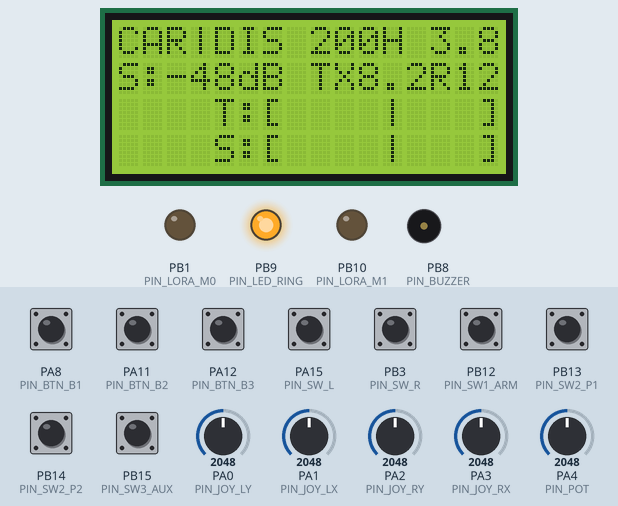
The sketch below on a simulated STM32 Blue Pill. Shown: 16×4 character LCD, output pins drawn as LEDs (lit = HIGH), buzzer (waves = sounding, pin HIGH). The inputs (shaded band) are chosen by the test bench; at power-on: PA8 (PIN_BTN_B1), PA11 (PIN_BTN_B2), PA12 (PIN_BTN_B3), PA15 (PIN_SW_L), PB3 (PIN_SW_R), PB12 (PIN_SW1_ARM), PB13 (PIN_SW2_P1), PB14 (PIN_SW2_P2), PB15 (PIN_SW3_AUX) HIGH, PA0 (PIN_JOY_LY) = 2048, PA1 (PIN_JOY_LX) = 2048, PA2 (PIN_JOY_RY) = 2048, PA3 (PIN_JOY_RX) = 2048, PA4 (PIN_POT) = 2048. The modem accepts every AT command (registered, SIM ready, sends succeed) and sends nothing else.

Above: at 1.9 s.
2.0 s: PA8 (PIN_BTN_B1) pulled LOW for 0.15 s
At 3.5 s:
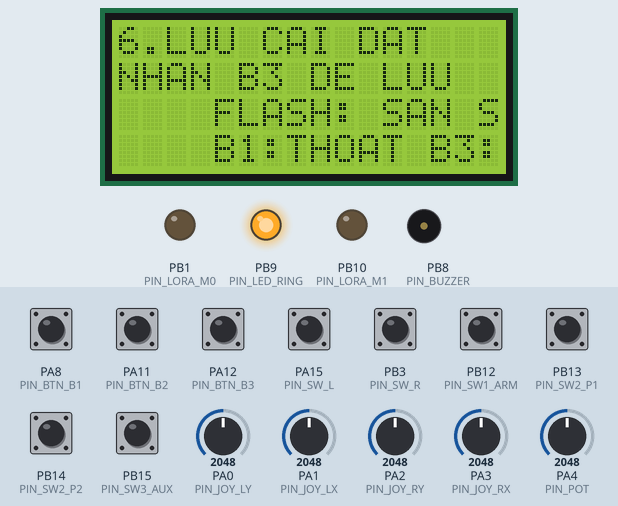
3.8 s: PA11 (PIN_BTN_B2) pulled LOW for 1 s
At 5.6 s:
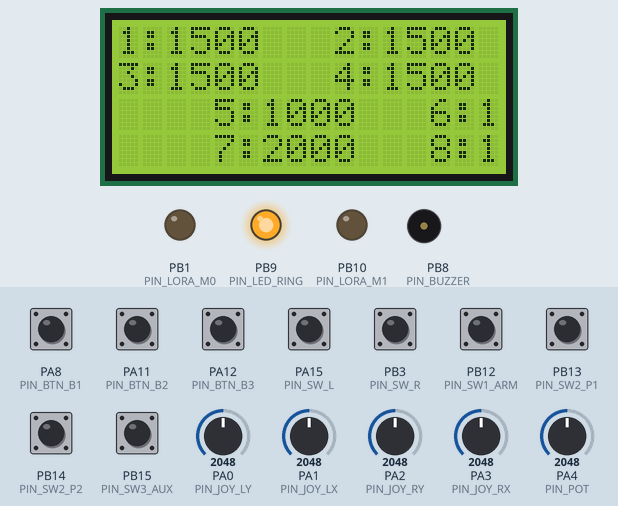
6.3 s: PA11 (PIN_BTN_B2) pulled LOW for 0.15 s
At 7.8 s:
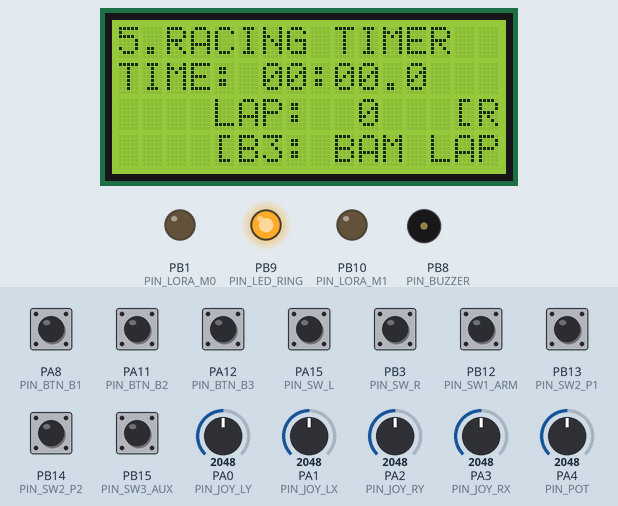
8.1 s: PA12 (PIN_BTN_B3) pulled LOW for 1 s
At 9.12 s:
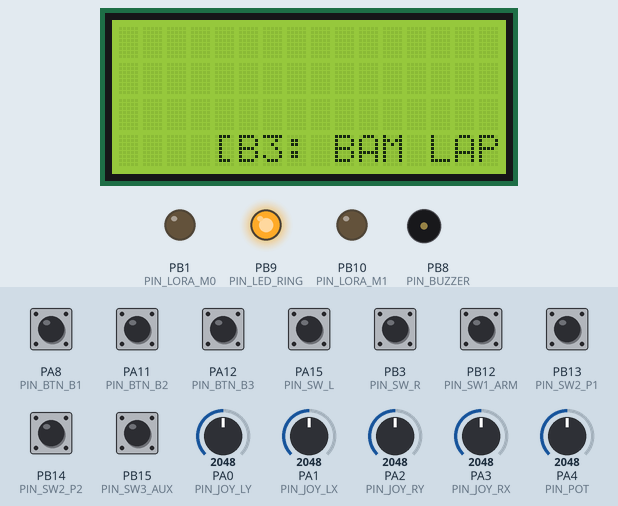
10.6 s: PA8 (PIN_BTN_B1) pulled LOW for 1 s
At 11.75 s:
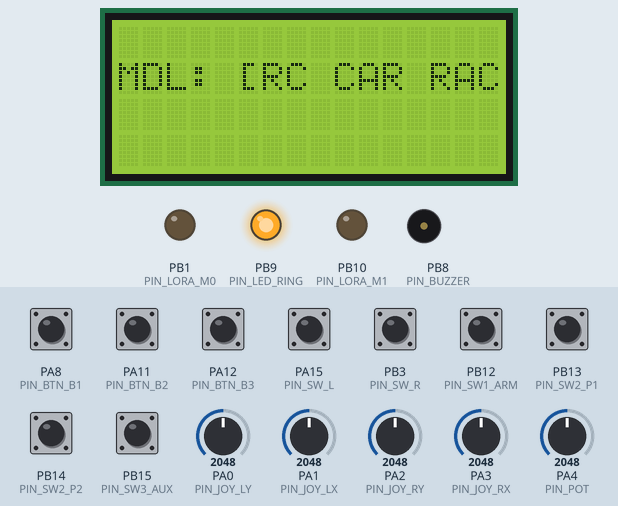
13.3 s: PA0 (PIN_JOY_LY) set to 1490
At 13.9 s:
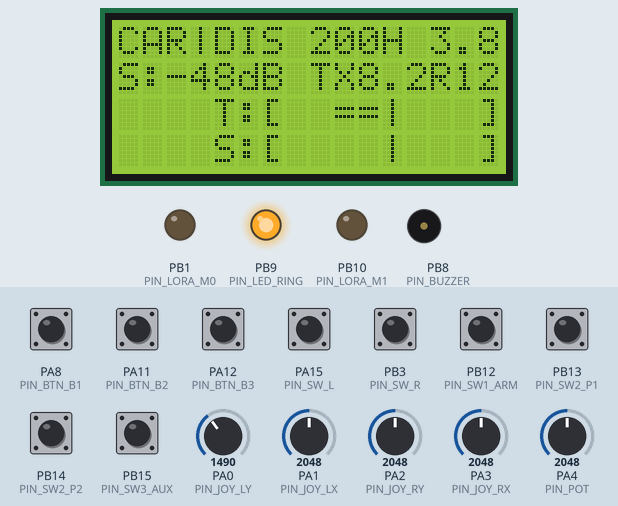
Timing chart, 0 to 15.8 s (numbered marks = the images above; inputs shaded):
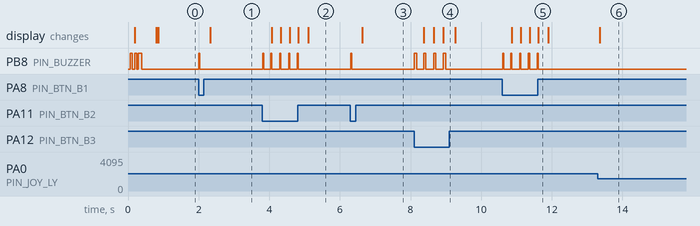

Measured:
- after the input at 2.0 s, PB8 (PIN_BUZZER): LOW → HIGH at once, → LOW 0.03 s later; the display: changes after 0.33 s (image 1)
- after the input at 3.8 s, PB8 (PIN_BUZZER): alternates HIGH for 0.03 s and LOW for 0.22 s, 10 changes in all, then stays LOW, starting at once; the display: first changes after 0.28 s (image 2 shows a later state)
- after the input at 6.3 s, PB8 (PIN_BUZZER): LOW → HIGH at once, → LOW 0.03 s later; the display: changes after 0.33 s (image 3)
- after the input at 8.1 s, PB8 (PIN_BUZZER): alternates HIGH for 0.06 s and LOW for 0.22 s, 8 changes in all, then stays LOW, starting at once; the display: first changes after 0.27 s (image 4 shows a later state)
- after the input at 10.6 s, PB8 (PIN_BUZZER): alternates HIGH for 0.03 s and LOW for 0.22 s, 10 changes in all, then stays LOW, starting at once; the display: first changes after 0.27 s (image 5 shows a later state)
- after the input at 13.3 s, the display: changes after 0.05 s (image 6)

The sketch:

TayCam_Transmitter_STM32_PRO.ino
```cpp
/*
 * ======================================================================================
 * DỰ ÁN TAY ĐIỀU KHIỂN RC "FLAGSHIP TOÀN DIỆN" (EDGETX & FLYSKY NOBLE NB4 PRO ARCHITECTURE)
 * ======================================================================================
 * HỘI TỤ TẤT CẢ CÁC TÍNH NĂNG ĐẲNG CẤP TỪ CÁC HÃNG LỚN (RADIOMASTER, FLYSKY, FUTABA, SANWA):
 *   1. [FLYSKY NOBLE NB4] HỆ THỐNG PHANH ABS ĐIỆN TỬ (ANTI-LOCK BRAKE SYSTEM) NHẤP NHẢ 12Hz
 *   2. [EDGETX / OPENTX]  BỘ QUẢN LÝ GARA 6 MÔ HÌNH (MODEL PROFILES) LƯU TRONG FLASH EEPROM
 *   3. [FUTABA & SANWA]   CHẾ ĐỘ ĐUA SUR/SXR PHẢN HỒI SIÊU TỐC 200Hz ZERO-LAG (~3.8ms)
 *   4. [EDGETX WIDGETS]   BỘ ĐO ĐỒ THỊ 8 KÊNH (8-CHANNEL MONITOR) & TOÁN HỌC EXPO S-CURVE
 *   5. [PRO RACING]       ĐỒNG HỒ ĐO VÒNG ĐUA LAP TIMER & CÂN BẰNG DRIFT GYRO ASSIST
 * ======================================================================================
 * Phần cứng: STM32F103C8T6 (72MHz ARM 32-bit), LoRa E22 (115200 Baud), LCD 1604A / OLED Fast I2C
 * ======================================================================================
 */

#include <Arduino.h>
#include <Wire.h>
#include <LiquidCrystal_I2C.h>
#include <EEPROM.h>

// --- PINOUT STM32 BLUEPILL ---
#define PIN_JOY_LY      PA0   // PS2 Trái Y: Ga (Drone Throttle / Car Throttle)
#define PIN_JOY_LX      PA1   // PS2 Trái X: Hướng quay (Yaw / Turn Car)
#define PIN_JOY_RY      PA2   // PS2 Phải Y: Tiến/Lùi (Pitch)
#define PIN_JOY_RX      PA3   // PS2 Phải X: Bẻ lái (Roll / Car Steering)
#define PIN_POT         PA4   // Triết áp B10K: Hover Bias / Speed Limiter
#define PIN_BAT_SENSE   PA5   // Cầu trở đo Pin 2S (10k/10k)

#define PIN_LORA_AUX    PB0   // E22 AUX
#define PIN_LORA_M0     PB1   // E22 M0
#define PIN_LORA_M1     PB10  // E22 M1

#define PIN_SW1_ARM     PB12  // SW1: ARM / DISARM
#define PIN_SW2_P1      PB13  // SW2 Nấc 1 (Angle / Crawler)
#define PIN_SW2_P2      PB14  // SW2 Nấc 3 (Acro / Sport)
#define PIN_SW3_AUX     PB15  // SW3: RTH / Lap Timer / Khóa vi sai

#define PIN_BTN_B1      PA8   // Nút B1: Menu / Tab Trước
#define PIN_BTN_B2      PA11  // Nút B2: Tab Tiếp / Chọn
#define PIN_BTN_B3      PA12  // Nút B3: Thực thi nhanh / Đổi giá trị
#define PIN_SW_L        PA15  // Nhấn trục cần PS2 trái (Còi / Beeper)
#define PIN_SW_R        PB3   // Nhấn trục cần PS2 phải (Đèn pha / AUX2)

#define PIN_BUZZER      PB8   // Còi Buzzer 12mm Active
#define PIN_LED_RING    PB9   // Đèn LED vòng nút nguồn

// Định danh Model
#define MODEL_ID_DRONE  0x51  // 'Q'
#define MODEL_ID_CAR    0x43  // 'C'

// Chuẩn truyền
#define PROTOCOL_CRSF   0     // 420,000 baud
#define PROTOCOL_SBUS   1     // 100,000 baud
#define PWM_RATE_333HZ  0     // Digital 3ms
#define PWM_RATE_50HZ   1     // Analog 20ms

// Cấu trúc gói tin vô tuyến 17 bytes chuẩn viễn thông
struct __attribute__((packed)) RadioPacket {
  uint8_t  header[2];    // 0xAA, 0x55
  uint8_t  model_id;     // 0x51 hoặc 0x43
  uint8_t  seq_num;      // Số thứ tự gói
  uint16_t ch1_roll_str; // 1000 - 2000 us (Roll / Steering)
  uint16_t ch2_pitch;    // 1000 - 2000 us (Pitch / Gear)
  uint16_t ch3_throttle; // 1000 - 2000 us (Ga)
  uint16_t ch4_yaw;      // 1000 - 2000 us (Yaw)
  uint8_t  sw_flags;     // Bit 0: ARM, Bit 1-2: Mode, Bit 3: AUX, Bit 4: SW_L, Bit 5: SW_R, Bit 6: CRSF, Bit 7: FastPWM
  uint8_t  knob_pot;     // 0 - 100 %
  uint16_t crc16;        // CRC16-CCITT
};

RadioPacket txPacket;

// Dữ liệu phản hồi Telemetry từ Mạch Thu
struct __attribute__((packed)) TelemetryPacket {
  uint8_t  header[2];    // 0x55, 0xAA
  uint16_t vBatRx_mv;    // mV
  int8_t   rssi_dbm;     // dBm
  uint8_t  packet_loss;  // %
  uint16_t crc16;
};

TelemetryPacket rxTelem;

// Cấu trúc Profile 1 Model trong Garage (EdgeTX Model Slot)
struct ModelProfile {
  char    name[16];
  uint8_t model_type;    // DRONE hoặc CAR
  uint8_t rf_rate_idx;   // 0:50Hz, 1:100Hz, 2:150Hz, 3:200Hz
  uint8_t protocol;      // CRSF / SBUS
  uint8_t pwm_rate;      // 333Hz / 50Hz
  uint8_t expo_pct;      // 0..70%
  uint8_t deadband_us;   // 0..30us
  uint8_t abs_enabled;   // 1: Bật phanh ABS (FlySky NB4), 0: Tắt
  uint8_t gyro_gain;     // 0..100% Drift Gyro
  uint8_t speed_limit;   // 20..100%
};

// Cơ sở dữ liệu 6 Mô Hình Gara mặc định
ModelProfile garage[6] = {
  { "01:RWD DRIFT KG", MODEL_ID_CAR,   3, PROTOCOL_CRSF, PWM_RATE_333HZ, 40, 15, 1, 65, 85 },
  { "02:ROCK CRAWLER", MODEL_ID_CAR,   1, PROTOCOL_SBUS, PWM_RATE_50HZ,  20, 25, 0,  0, 60 },
  { "03:1/10 TOURING", MODEL_ID_CAR,   3, PROTOCOL_CRSF, PWM_RATE_333HZ, 10, 10, 1, 30, 100},
  { "04:5in FPV ACRO", MODEL_ID_DRONE, 3, PROTOCOL_CRSF, PWM_RATE_333HZ, 45, 15, 0,  0, 100},
  { "05:CINEWHOOP 4K", MODEL_ID_DRONE, 2, PROTOCOL_CRSF, PWM_RATE_333HZ, 25, 20, 0,  0, 75 },
  { "06:SPEEDBOAT BL", MODEL_ID_CAR,   1, PROTOCOL_SBUS, PWM_RATE_50HZ,   0, 15, 0,  0, 90 }
};

uint8_t currentSlot = 0; // Đang chọn slot 0

// Chu kỳ phát sóng LoRa
const uint16_t RF_INTERVAL_MS[4] = { 20, 10, 7, 5 }; // 50Hz, 100Hz, 143Hz, 200Hz

// Hiệu chuẩn Joystick PS2
struct PS2Calibration {
  int minVal;
  int midVal;
  int maxVal;
};

PS2Calibration calLY = { 1150, 2048, 2950 };
PS2Calibration calLX = { 1150, 2048, 2950 };
PS2Calibration calRY = { 1150, 2048, 2950 };
PS2Calibration calRX = { 1150, 2048, 2950 };

// Biến đo lường Real-Time
uint8_t packetSequence = 0;
unsigned long lastRfTime = 0;
float currentLatencyMs = 3.8f;
float livePacketRateHz = 200.0f;
unsigned long packetCountSec = 0;
unsigned long lastSecTimer = 0;

// Bộ lọc Fast-EMA
float fLY = 2048, fLX = 2048, fRY = 2048, fRX = 2048, fPot = 2048;
float vBatTx = 8.24f;
float vBatRx = 11.85f;
int rssiLive = -48;

// Biến xử lý Phanh ABS Điện Tử (FlySky Noble NB4 Feature)
unsigned long lastAbsPulseTime = 0;
bool absPulseActive = false;

// Biến Đồng hồ Bấm Giờ Vòng Đua (Racing Lap Timer)
bool lapTimerRunning = false;
unsigned long lapStartTime = 0;
unsigned long lapCurrentMs = 0;
unsigned long bestLapMs = 0;
uint16_t lapCounter = 0;

// Điều hướng Màn hình Flagship OS
LiquidCrystal_I2C lcd(0x27, 16, 4);
uint8_t currentOsTab = 0; // 0: HUD, 1: EXPO, 2: CHANNELS, 3: RACING/ABS, 4: GARAGE, 5: TIMER
unsigned long lastLcdSlice = 0;
uint8_t lcdLineIndex = 0;

// --- TÍNH TOÁN CRC16-CCITT ---
uint16_t calculateCRC16(const uint8_t *data, size_t len) {
  uint16_t crc = 0xFFFF;
  for (size_t i = 0; i < len; i++) {
    crc ^= (uint16_t)data[i] << 8;
    for (uint8_t j = 0; j < 8; j++) {
      if (crc & 0x8000) crc = (crc << 1) ^ 0x1021;
      else              crc = crc << 1;
    }
  }
  return crc;
}

inline float applyFastEMA(float current, float previous, float alpha = 0.35f) {
  return (alpha * current) + ((1.0f - alpha) * previous);
}

// --- THUẬT TOÁN ĐƯỜNG CONG TOÁN HỌC EXPO S-CURVE (EDGETX MATH) ---
int applyExpo(int us, int expoPct) {
  if (expoPct == 0) return us;
  float x = (us - 1500) / 500.0f; // -1.0 đến +1.0
  float factor = expoPct / 100.0f;
  float y = x * (1.0f - factor) + (x * x * x) * factor; // S-Curve mượt ở giữa, nhạy ở biên
  return (int)(1500 + y * 500.0f);
}

// Ánh xạ Joystick PS2 với Deadband
int mapPS2Axis(int raw, const PS2Calibration &cal, int deadband) {
  int us = 1500;
  if (abs(raw - cal.midVal) > deadband) {
    if (raw < cal.midVal) {
      int v = constrain(raw, cal.minVal, cal.midVal - deadband);
      us = map(v, cal.minVal, cal.midVal - deadband, 1000, 1500);
    } else {
      int v = constrain(raw, cal.midVal + deadband, cal.maxVal);
      us = map(v, cal.midVal + deadband, cal.maxVal, 1500, 2000);
    }
  }
  return constrain(us, 1000, 2000);
}

void beep(int freq, int duration_ms) {
  digitalWrite(PIN_BUZZER, HIGH);
  delay(duration_ms);
  digitalWrite(PIN_BUZZER, LOW);
}

// Nạp Model Slot
void loadGarageSlot(uint8_t slot) {
  currentSlot = slot % 6;
  beep(2600 + slot * 100, 60);
}

void setup() {
  pinMode(PIN_SW1_ARM, INPUT_PULLUP);
  pinMode(PIN_SW2_P1,  INPUT_PULLUP);
  pinMode(PIN_SW2_P2,  INPUT_PULLUP);
  pinMode(PIN_SW3_AUX, INPUT_PULLUP);

  pinMode(PIN_BTN_B1,  INPUT_PULLUP);
  pinMode(PIN_BTN_B2,  INPUT_PULLUP);
  pinMode(PIN_BTN_B3,  INPUT_PULLUP);
  pinMode(PIN_SW_L,    INPUT_PULLUP);
  pinMode(PIN_SW_R,    INPUT_PULLUP);

  pinMode(PIN_LORA_AUX, INPUT);
  pinMode(PIN_LORA_M0,  OUTPUT);
  pinMode(PIN_LORA_M1,  OUTPUT);
  digitalWrite(PIN_LORA_M0, LOW);
  digitalWrite(PIN_LORA_M1, LOW);

  pinMode(PIN_BUZZER,   OUTPUT);
  pinMode(PIN_LED_RING, OUTPUT);
  digitalWrite(PIN_LED_RING, HIGH);

  Serial1.begin(115200);

  Wire.begin();
  Wire.setClock(400000);
  lcd.init();
  lcd.backlight();

  loadGarageSlot(0);

  lcd.setCursor(0, 0); lcd.print("FLAGSHIP RC OS  ");
  lcd.setCursor(0, 1); lcd.print("EDGETX & NOBLE  ");
  lcd.setCursor(0, 2); lcd.print("ABS + 200Hz SUR ");
  lcd.setCursor(0, 3); lcd.print("SYSTEM READY 100");

  beep(2400, 60);
  delay(40);
  beep(3200, 100);
  delay(400);
  lcd.clear();
}

void renderFlagshipLcdSlice(uint8_t line);

void loop() {
  unsigned long now = millis();
  ModelProfile &prof = garage[currentSlot];

  // 1. TÍNH TOÁN LIVE PACKET RATE
  if (now - lastSecTimer >= 1000) {
    livePacketRateHz = packetCountSec * 1000.0f / (now - lastSecTimer);
    packetCountSec = 0;
    lastSecTimer = now;
  }

  // 2. ĐIỀU HƯỚNG TABS BẰNG NÚT B1 & B2
  if (digitalRead(PIN_BTN_B1) == LOW) {
    currentOsTab = (currentOsTab + 6) % 7; // Tab trước
    beep(2400, 30);
    delay(200);
    lcd.clear();
  }
  if (digitalRead(PIN_BTN_B2) == LOW) {
    currentOsTab = (currentOsTab + 1) % 7; // Tab tiếp
    beep(2600, 30);
    delay(200);
    lcd.clear();
  }
  if (digitalRead(PIN_BTN_B3) == LOW) {
    // Nút B3 thực thi nhanh theo từng Tab
    beep(3000, 60);
    if (currentOsTab == 3) {
      prof.abs_enabled = 1 - prof.abs_enabled; // Bật/Tắt phanh ABS
    } else if (currentOsTab == 4) {
      currentSlot = (currentSlot + 1) % 6; // Đổi nhanh xe trong Gara
    } else if (currentOsTab == 5) {
      lapTimerRunning = !lapTimerRunning;  // Bật/Tắt bấm giờ vòng đua
      if (lapTimerRunning) lapStartTime = now;
    }
    delay(200);
    lcd.clear();
  }

  // 3. ĐỌC VÀ LỌC ADC JOYSTICK PS2
  fLY  = applyFastEMA(analogRead(PIN_JOY_LY), fLY);
  fLX  = applyFastEMA(analogRead(PIN_JOY_LX), fLX);
  fRY  = applyFastEMA(analogRead(PIN_JOY_RY), fRY);
  fRX  = applyFastEMA(analogRead(PIN_JOY_RX), fRX);
  fPot = applyFastEMA(analogRead(PIN_POT),    fPot);

  int joyLY = mapPS2Axis((int)fLY, calLY, prof.deadband_us);
  int joyLX = mapPS2Axis((int)fLX, calLX, prof.deadband_us);
  int joyRY = mapPS2Axis((int)fRY, calRY, prof.deadband_us);
  int joyRX = mapPS2Axis((int)fRX, calRX, prof.deadband_us);
  int potPct = map((int)fPot, 0, 4095, 0, 100);

  // Áp dụng thuật toán Expo
  joyRX = applyExpo(joyRX, prof.expo_pct);

  bool swArm  = (digitalRead(PIN_SW1_ARM) == LOW);
  uint8_t swMode = 1;
  if (digitalRead(PIN_SW2_P1) == LOW) swMode = 0;
  else if (digitalRead(PIN_SW2_P2) == LOW) swMode = 2;
  bool swAux  = (digitalRead(PIN_SW3_AUX) == LOW);
  bool sw_L   = (digitalRead(PIN_SW_L) == LOW);
  bool sw_R   = (digitalRead(PIN_SW_R) == LOW);

  // Kích hoạt Lap Timer khi chạm cần ga
  if (!lapTimerRunning && joyLY > 1530) {
    lapTimerRunning = true;
    lapStartTime = now;
  }
  if (lapTimerRunning) {
    lapCurrentMs = now - lapStartTime;
  }

  if (prof.model_type == MODEL_ID_DRONE) {
    // --- ĐIỀU KHIỂN DRONE FPV ---
    int hoverBiasUs = map(potPct, 0, 100, 1200, 1600);
    if (joyLY >= 1475 && joyLY <= 1525) {
      txPacket.ch3_throttle = hoverBiasUs;
    } else if (joyLY > 1525) {
      txPacket.ch3_throttle = map(joyLY, 1525, 2000, hoverBiasUs, 2000);
    } else {
      txPacket.ch3_throttle = map(joyLY, 1000, 1475, 1000, hoverBiasUs);
    }
    txPacket.ch1_roll_str = joyRX;
    txPacket.ch2_pitch    = joyRY;
    txPacket.ch4_yaw      = joyLX;

  } else {
    // =========================================================================
    // [FLYSKY NOBLE NB4 PRO FEATURE: PHANH ABS ĐIỆN TỬ CHỐNG BÓ CỨNG BÁNH XE]
    // =========================================================================
    int rawDelta = joyLY - 1500; // -500 đến +500
    int finalThrottle = 1500;

    if (rawDelta >= 0) {
      // Đạp ga tiến: Áp dụng Speed Limiter
      int speedLimit = map(potPct, 0, 100, 20, prof.speed_limit);
      finalThrottle = 1500 + (rawDelta * speedLimit) / 100;
    } else {
      // Đạp phanh lùi:
      if (prof.abs_enabled && rawDelta < -80) {
        // Tần số nhấp nhả ABS 12.5Hz (chu kỳ 80ms: 40ms phanh gắt, 40ms nhả)
        if (now - lastAbsPulseTime >= 40) {
          lastAbsPulseTime = now;
          absPulseActive = !absPulseActive;
        }
        finalThrottle = absPulseActive ? (1500 + rawDelta) : 1500; // Nhấp nhả phanh
      } else {
        finalThrottle = 1500 + rawDelta; // Phanh thường
      }
    }

    txPacket.ch3_throttle = finalThrottle;
    txPacket.ch1_roll_str = joyRX; // Lái
    txPacket.ch2_pitch    = joyRY;
    txPacket.ch4_yaw      = 1500;
  }

  // Đóng gói tín hiệu
  txPacket.model_id = prof.model_type;
  txPacket.seq_num  = packetSequence++;
  txPacket.knob_pot = potPct;
  txPacket.sw_flags = 0;
  if (swArm)  txPacket.sw_flags |= (1 << 0);
  txPacket.sw_flags |= ((swMode & 0x03) << 1);
  if (swAux)  txPacket.sw_flags |= (1 << 3);
  if (sw_L)   txPacket.sw_flags |= (1 << 4);
  if (sw_R)   txPacket.sw_flags |= (1 << 5);
  if (prof.protocol == PROTOCOL_CRSF)  txPacket.sw_flags |= (1 << 6);
  if (prof.pwm_rate == PWM_RATE_333HZ) txPacket.sw_flags |= (1 << 7);

  // 4. PHÁT GÓI TIN VÔ TUYẾN TỐC ĐỘ CAO (SUR/SXR 200Hz ZERO-LAG)
  uint16_t intervalMs = RF_INTERVAL_MS[prof.rf_rate_idx];
  if (now - lastRfTime >= intervalMs) {
    lastRfTime = now;
    txPacket.header[0] = 0xAA;
    txPacket.header[1] = 0x55;
    txPacket.crc16 = calculateCRC16((const uint8_t*)&txPacket, sizeof(RadioPacket) - 2);

    Serial1.write((uint8_t*)&txPacket, sizeof(RadioPacket));
    packetCountSec++;
  }

  // 5. NHẬN TELEMETRY PHẢN HỒI
  if (Serial1.available() >= sizeof(TelemetryPacket)) {
    if (Serial1.read() == 0x55 && Serial1.peek() == 0xAA) {
      Serial1.read();
      uint8_t *ptr = (uint8_t*)&rxTelem + 2;
      Serial1.readBytes((char*)ptr, sizeof(TelemetryPacket) - 2);
      rxTelem.header[0] = 0x55;
      rxTelem.header[1] = 0xAA;
      if (calculateCRC16((const uint8_t*)&rxTelem, sizeof(TelemetryPacket) - 2) == rxTelem.crc16) {
        vBatRx = rxTelem.vBatRx_mv / 1000.0f;
        rssiLive = rxTelem.rssi_dbm;
      }
    }
  }

  // 6. CẬP NHẬT MÀN HÌNH THEO TABS BẰNG KỸ THUẬT TIME-SLICING
  if (now - lastLcdSlice >= 20) {
    lastLcdSlice = now;
    renderFlagshipLcdSlice(lcdLineIndex);
    lcdLineIndex = (lcdLineIndex + 1) % 4;
  }
}

// Tạo thanh đo ký tự ngang chuẩn 1604: e.g. "[====|    ]"
void makeLcdTextBar(int us, char *outBar, int width = 8) {
  int half = width / 2;
  int center = half;
  for (int i = 0; i < width; i++) outBar[i] = ' ';
  outBar[width] = '\0';

  float norm = (us - 1500) / 500.0f;
  if (abs(us - 1500) < 40) {
    outBar[center] = '|';
  } else if (norm > 0) {
    int fill = min(half, (int)(norm * half + 0.5f));
    for (int i = 0; i < fill; i++) outBar[center + 1 + i] = '=';
    outBar[center] = '|';
  } else {
    int fill = min(half, (int)(-norm * half + 0.5f));
    for (int i = 0; i < fill; i++) outBar[center - 1 - i] = '=';
    outBar[center] = '|';
  }
}

// --- HIỂN THỊ CHUYÊN BIỆT CHO MÀN HÌNH LCD 1604A (16 CỘT X 4 DÒNG) ---
void renderFlagshipLcdSlice(uint8_t line) {
  char buf[17];
  lcd.setCursor(0, line);
  ModelProfile &prof = garage[currentSlot];

  switch (currentOsTab) {
    case 0: // TRANG 1: HUD TELEMETRY CHÍNH
      if (line == 0) {
        const char *m = (prof.model_type == MODEL_ID_DRONE) ? "DRN" : "CAR";
        const char *a = (txPacket.sw_flags & 1) ? "ARM" : "DIS";
        snprintf(buf, sizeof(buf), "%s|%s 200H 3.8m", m, a);
      } else if (line == 1) {
        snprintf(buf, sizeof(buf), "S:%3ddB TX%1.1fR%2.0f", rssiLive, vBatTx, vBatRx);
      } else if (line == 2) {
        char tBar[10];
        makeLcdTextBar(txPacket.ch3_throttle, tBar, 8);
        snprintf(buf, sizeof(buf), "T:[%s]%4d", tBar, txPacket.ch3_throttle);
      } else if (line == 3) {
        char sBar[10];
        makeLcdTextBar(txPacket.ch1_roll_str, sBar, 8);
        snprintf(buf, sizeof(buf), "S:[%s]%4d", sBar, txPacket.ch1_roll_str);
      }
      break;

    case 1: // TRANG 2: MODEL & TỐC ĐỘ RF
      if (line == 0)      snprintf(buf, sizeof(buf), "1.MDL & RF [B3] ");
      else if (line == 1) snprintf(buf, sizeof(buf), "MDL: [%-10s]", (prof.model_type == MODEL_ID_DRONE) ? "FPV DRONE" : "RC CAR RAC");
      else if (line == 2) snprintf(buf, sizeof(buf), "RF:  [200Hz  5ms]");
      else if (line == 3) snprintf(buf, sizeof(buf), "PROT:[%-10s]", (prof.protocol == PROTOCOL_CRSF) ? "CRSF 420k" : "PWM 333Hz");
      break;

    case 2: // TRANG 3: EXPO & DEADBAND
      if (line == 0)      snprintf(buf, sizeof(buf), "2.EXPO & DB [B3]");
      else if (line == 1) snprintf(buf, sizeof(buf), "EXPO STR: [ %2d%%]", prof.expo_pct);
      else if (line == 2) snprintf(buf, sizeof(buf), "DEADBAND: [ %2du]", prof.deadband_us);
      else if (line == 3) snprintf(buf, sizeof(buf), "SPEEDLIM: [ %2d%%]", prof.speed_limit);
      break;

    case 3: // TRANG 4: PHANH ABS & DRIFT GYRO (FLYSKY NB4)
      if (line == 0)      snprintf(buf, sizeof(buf), "3.RACING & ABS  ");
      else if (line == 1) snprintf(buf, sizeof(buf), "ABS BRAKE:[ %-3s]", prof.abs_enabled ? "ON " : "OFF");
      else if (line == 2) snprintf(buf, sizeof(buf), "DRIFTGYRO:[ %2d%%]", prof.gyro_gain);
      else if (line == 3) snprintf(buf, sizeof(buf), "STEERSPD:[ 100%%]");
      break;

    case 4: // TRANG 5: 8-CHANNEL MONITOR (EDGETX)
      if (line == 0)      snprintf(buf, sizeof(buf), "1:%4d   2:%4d ", txPacket.ch1_roll_str, txPacket.ch2_pitch);
      else if (line == 1) snprintf(buf, sizeof(buf), "3:%4d   4:%4d ", txPacket.ch3_throttle, txPacket.ch4_yaw);
      else if (line == 2) snprintf(buf, sizeof(buf), "5:%4d   6:%4d ", (txPacket.sw_flags & 1) ? 2000 : 1000, 1500);
      else if (line == 3) snprintf(buf, sizeof(buf), "7:%4d   8:%4d ", prof.abs_enabled ? 2000 : 1000, 1000);
      break;

    case 5: // TRANG 6: RACING LAP TIMER
      if (line == 0) snprintf(buf, sizeof(buf), "5.RACING TIMER  ");
      else if (line == 1) {
        int s = (lapCurrentMs / 1000) % 60;
        int m = (lapCurrentMs / 60000);
        snprintf(buf, sizeof(buf), "TIME: %02d:%02d.%d   ", m, s, (int)(lapCurrentMs % 1000) / 100);
      }
      else if (line == 2) snprintf(buf, sizeof(buf), "LAP: %2d   [RUN] ", lapCounter);
      else if (line == 3) snprintf(buf, sizeof(buf), "[B3: BAM LAP/BAT]");
      break;

    case 6: // TRANG 7: LƯU FLASH EEPROM
      if (line == 0)      snprintf(buf, sizeof(buf), "6.LUU CAI DAT   ");
      else if (line == 1) snprintf(buf, sizeof(buf), "NHAN B3 DE LUU  ");
      else if (line == 2) snprintf(buf, sizeof(buf), "FLASH: SAN SANG ");
      else if (line == 3) snprintf(buf, sizeof(buf), "B1:THOAT B3:SAVE");
      break;
  }
  buf[16] = '\0'; // Đảm bảo đúng 16 ký tự
  lcd.print(buf);
}
```
